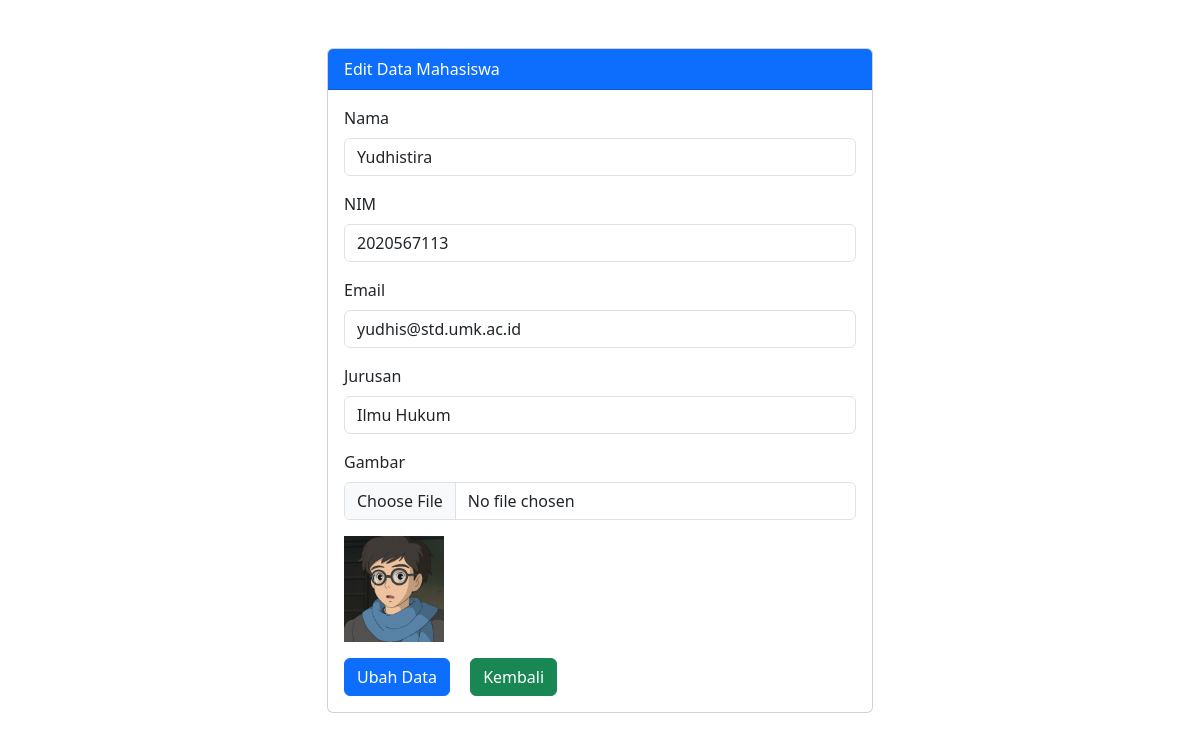
The app's page /ubah.php?id=2 with its own data.
### tables this page shows
CREATE TABLE `mahasiswa` (
  `id` int(11) NOT NULL,
  `nama` varchar(255) NOT NULL,
  `nim` int(20) NOT NULL,
  `email` varchar(100) NOT NULL,
  `jurusan` varchar(100) NOT NULL,
  `gambar` varchar(255) NOT NULL
);

### function.php (called while the page is built, shortened)
<?php
$conn = mysqli_connect("localhost", "root", "", "php");
function query($query) {
    global $conn;
    $result = mysqli_query($conn, $query);
    $rows = [];
    while ($row = mysqli_fetch_assoc($result)) {
        $rows[] = $row;
    }
    return $rows;
}

### ubah.php (the view, shortened to what this page needs)
<?php
require 'function.php';
$id = $_GET['id'] ?? "";
$mahasiswa = query("SELECT * FROM mahasiswa WHERE id = $id")[0] ?? [];
?>
<!DOCTYPE html>
<html lang="en">
<head>
    <link href="https://cdn.jsdelivr.net/npm/bootstrap@5.3.3/dist/css/bootstrap.min.css" rel="stylesheet">
</head>
<body>
    <div class="container mt-5 mb-5">
        <div class="row justify-content-center">
            <div class="col-md-6">
                <div class="card">
                    <div class="card-header bg-primary text-white">
                        Edit Data Mahasiswa
                    </div>
                    <div class="card-body">
                        <form action="" method="POST" enctype="multipart/form-data">
                            <div class="mb-3">
                                <label for="nama" class="form-label">Nama</label>
                                <input type="text" class="form-control" id="nama" name="nama" required value="<?= $mahasiswa['nama'] ?? ""; ?>">
                            </div>
                            <div class="mb-3">
                                <label for="nim" class="form-label">NIM</label>
                                <input type="text" class="form-control" id="nim" name="nim" required value="<?= $mahasiswa['nim'] ?? ""; ?>">
                            </div>
                            <div class="mb-3">
                                <label for="email" class="form-label">Email</label>
                                <input type="text" class="form-control" id="email" name="email" required value="<?= $mahasiswa['email'] ?? ""; ?>">
                            </div>
                            <div class="mb-3">
                                <label for="jurusan" class="form-label">Jurusan</label>
                                <input type="text" class="form-control" id="jurusan" name="jurusan" required value="<?= $mahasiswa['jurusan'] ?? ""; ?>">
                            </div>
                            <div class="mb-3">
                                <label for="gambar" class="form-label">Gambar</label>
                                <input type="file" class="form-control" id="gambar" name="gambar">
                                <img src="img/<?= $mahasiswa['gambar'] ?? 'default.png'; ?>" class="img-preview img-fluid mt-3" alt="<?= $mahasiswa['nama'] ?? ''; ?>" width="100">
                            </div>
                            <button type="submit" class="btn btn-primary" name="submit">Ubah Data</button>
                            <a href="index.php" class="btn btn-success mx-3">Kembali</a>
                        </form>
                    </div>
                </div>
            </div>
        </div>
    </div>
</body>
</html>

### records on screen
mahasiswa: nama "Yudhistira", nim "2020567113", email "yudhis@std.umk.ac.id", jurusan "Ilmu Hukum", gambar (placeholder picture)
